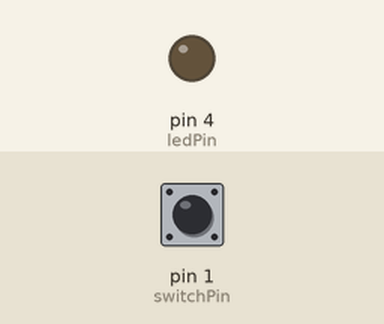
A sketch run on a simulated Arduino Uno, built with avr-gcc and run on an emulated ATmega328P. Parts: output pins drawn as LEDs (lit = HIGH). Inputs (shaded band) come from the test bench; at power-on: pin 1 (switchPin) HIGH.

Above: at 1.2 s.
1.3 s: pin 1 (switchPin) pulled LOW for 0.15 s
At 1.37 s:
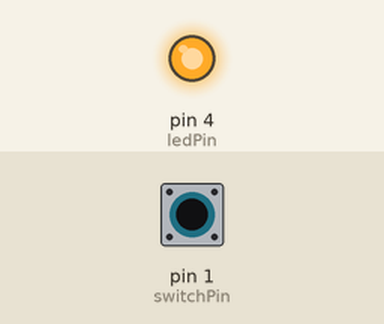
2.9 s: pin 1 (switchPin) pulled LOW for 3.2 s
At 6.5 s:
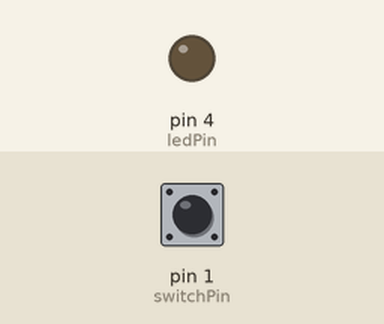
Timing chart, 0 to 8.0 s (numbered marks = the images above; inputs shaded):
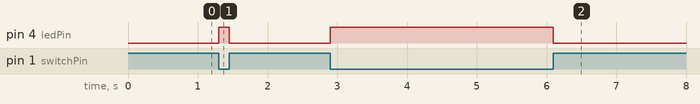

Measured:
- after the input at 1.3 s, pin 4 (ledPin): LOW → HIGH at once, → LOW 0.15 s later
- after the input at 2.9 s, pin 4 (ledPin): LOW → HIGH at once, → LOW 3.2 s later

The sketch:

MEAM5100_lab4.1.1.ino
```cpp
const int switchPin = 1;  // GPIO pin for the switch
const int ledPin = 4;     // GPIO pin for the LED

void setup() {
  pinMode(switchPin, INPUT_PULLUP);  // Enable internal pull-up resistor for the switch
  pinMode(ledPin, OUTPUT);
}

void loop() {
  // Read the state of the switch
  int switchState = digitalRead(switchPin);

  if (switchState == LOW) {
    // Switch is pressed (button is closed)
    digitalWrite(ledPin, HIGH);  // Turn on the LED
  } else {
    // Switch is not pressed (button is open)
    digitalWrite(ledPin, LOW);  // Turn off the LED
  }
}
```
